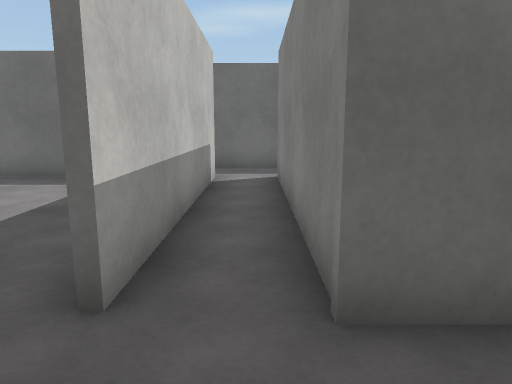
[1] (above)

24 first-person views from a walk through a 3-D level made in the Unity game engine. The camera is 1.2 m above the floor, tilts 10° down and sees 70° across. The floor is counted in squares, 1 m on a side. Each view is taken from the middle of a square. On the plan, view 1 faces up. The plan holds only what a view shows up to about 15 squares ahead; the rest is blank. The place goes on beyond the plan. The player character is not drawn. Surface patterns are stand-ins for the level's own textures.

[2]
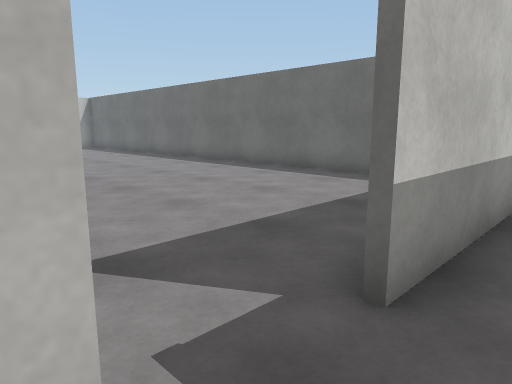

[3]
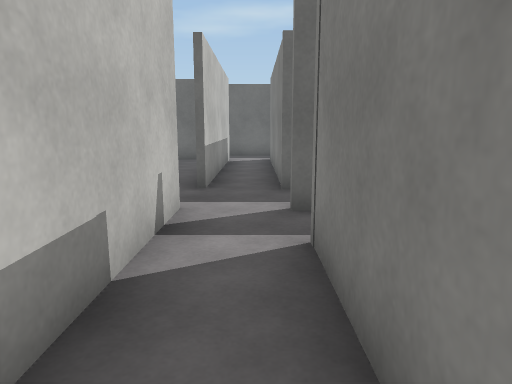

[4]
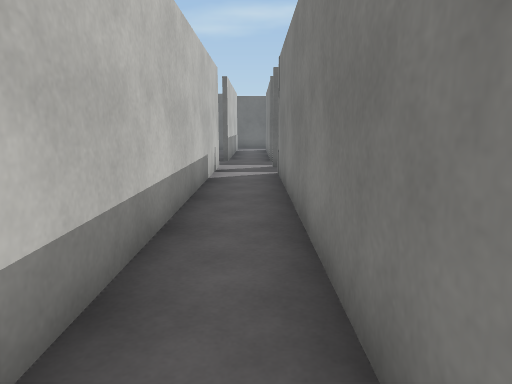

[5]
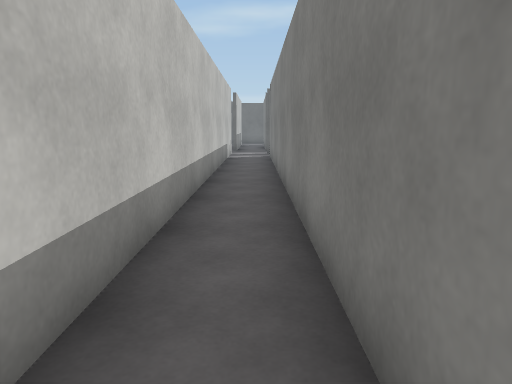

[6]
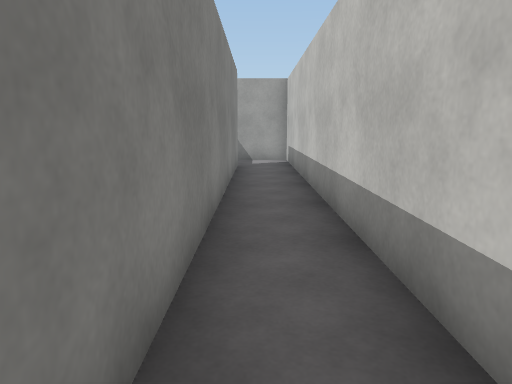

[7]
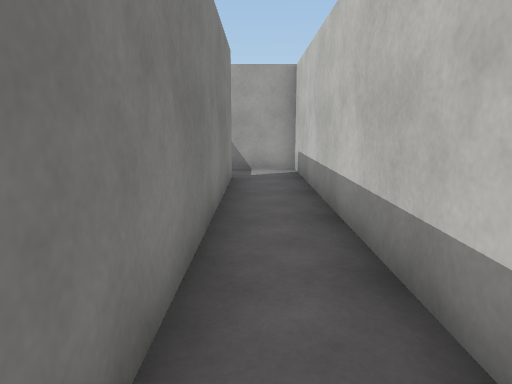

[8]
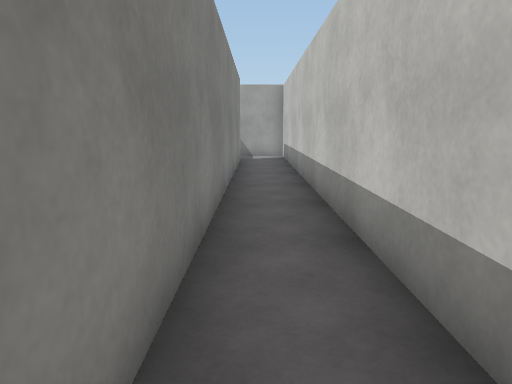

[9]
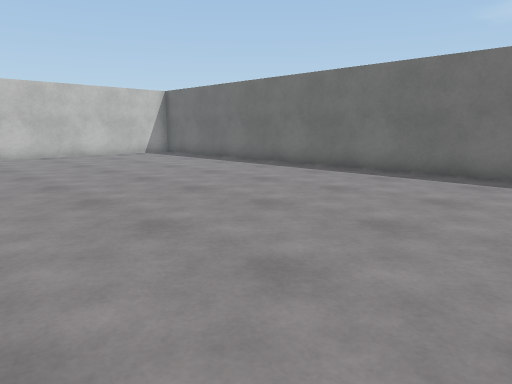

[10]
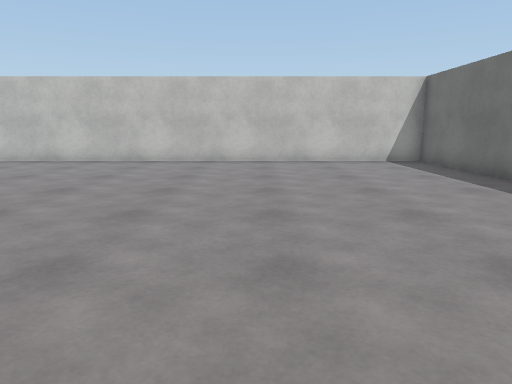

[11]
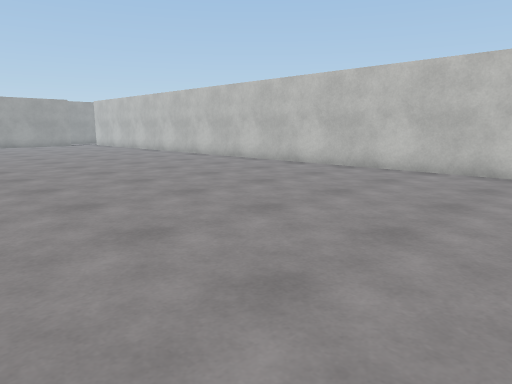

[12]
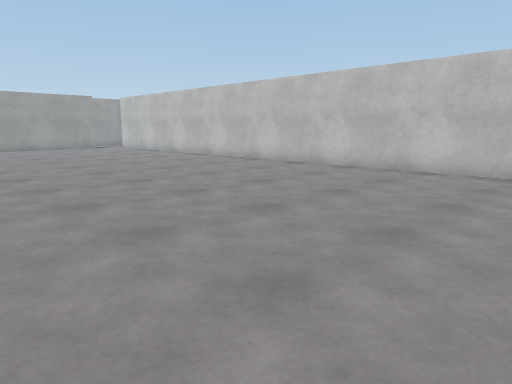

[13]
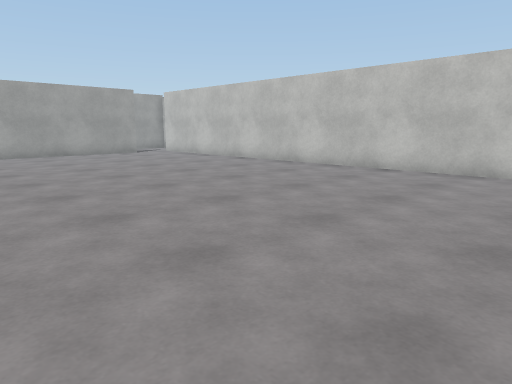

[14]
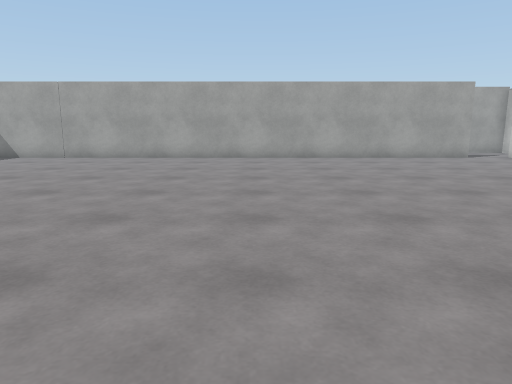

[15]
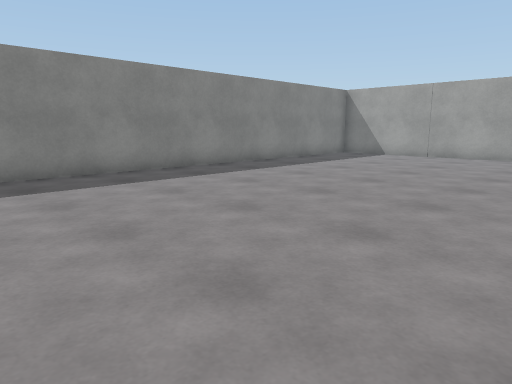

[16]
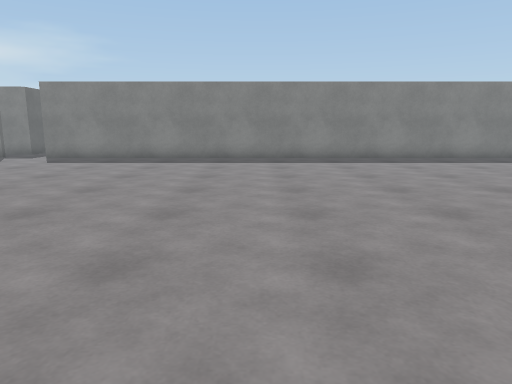

[17]
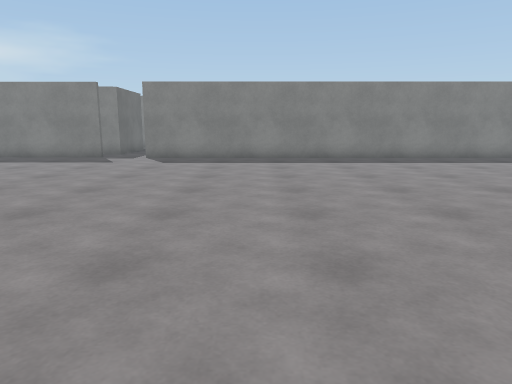

[18]
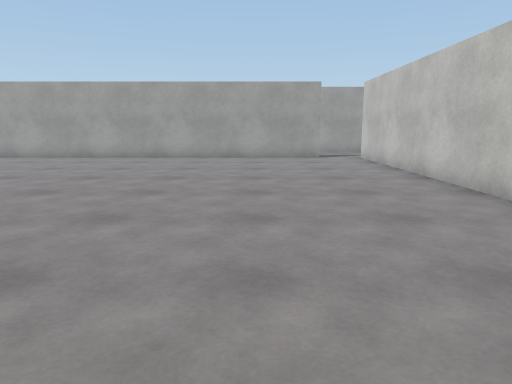

[19]
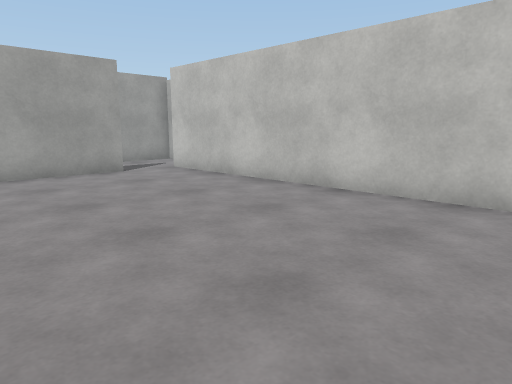

[20]
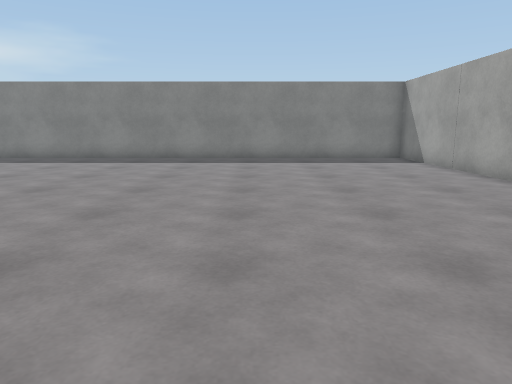

[21]
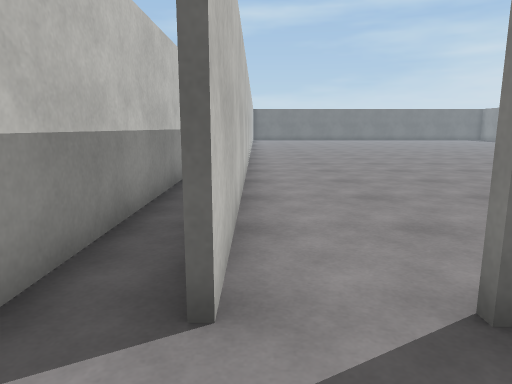

[22]
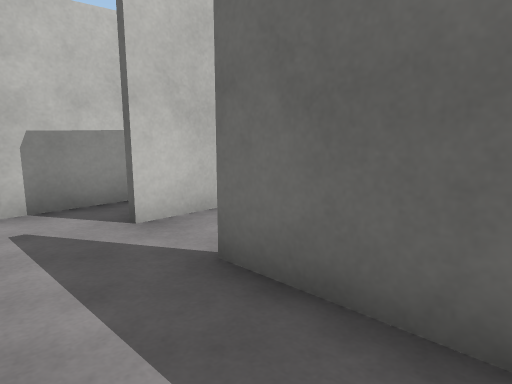

[23]
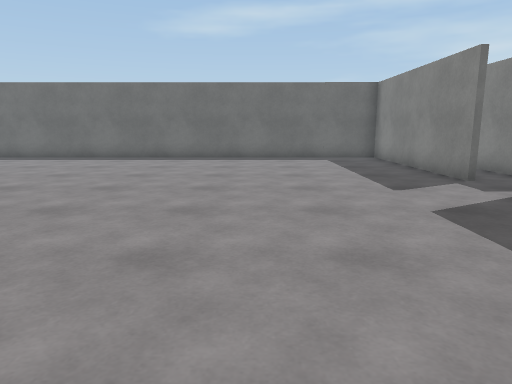

[24]
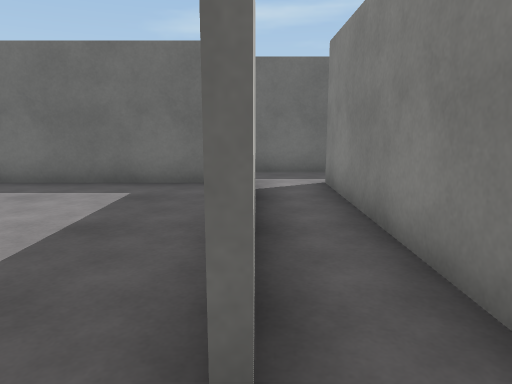

### Floor plan
Points are (right, up) in squares from view 1. A wall is a line through its corners. A room is listed if a view was taken in it or the views show most of it. See-through windows are left out.
Room 1 (views 1, 2, 3, 4, 5, 6, 7, 8)
walls: (0.6, -23) (0.6, -1.2); (-1.1, 0.5) (-1.1, -24.9); (-0.9, -24.8) (0.8, -24.8)
ways out: opening at (0, 0) to room 4
Room 2 (views 9, 10, 11, 12, 13, 14, 15, 16, 17, 18, 19, 20, 23, 24)
walls: (-1.3, 2.1) (-1.3, 8.9) (-23.3, 8.9) (-23.3, -25); (-21.6, -24.8) (-0.9, -24.8); (-1.3, -24.9) (-1.3, 0.5)
ways out: opening at (-22, -25) to room 3; opening at (-1, 1.5) to room 4
Room 3 (views 21, 22)
walls: (-19.2, -24.9) (-21.6, -24.9); (-24.7, -18.4) (-24.7, -27.5) (-23.9, -27.5)
ways out: opening at (-22, -25) to room 2
Room 4 (no view inside)
walls: (1.5, 2.1) (0.6, 2.1) (0.6, 9); (-1.1, 9) (-1.1, 2.1)
ways out: opening at (0, 0) to room 1; opening at (-1, 1.5) to room 2; opening at (0, 10)

Where each view was taken, in squares from view 1:
view 1: 0 up, 0 right, facing up
view 2: 0 up, 0 right, facing up-left
view 3: 5 down, 0 right, facing up
view 4: 11 down, 0 right, facing up
view 5: 17 down, 0 right, facing up
view 6: 11 down, 0 right, facing down
view 7: 14 down, 0 right, facing down
view 8: 9 down, 0 right, facing down
view 9: 1 down, 7 left, facing up-left
view 10: 3 up, 10 left, facing left
view 11: 1 up, 13 left, facing down-left
view 12: 3 down, 13 left, facing down-left
view 13: 8 down, 13 left, facing down-left
view 14: 10 down, 13 left, facing down
view 15: 9 down, 11 left, facing down-right
view 16: 8 down, 16 left, facing right
view 17: 4 down, 16 left, facing right
view 18: 10 down, 19 left, facing down
view 19: 15 down, 17 left, facing down-left
view 20: 19 down, 16 left, facing right
view 21: 27 down, 23 left, facing up
view 22: 27 down, 19 left, facing up-left
view 23: 6 down, 6 left, facing up
view 24: 1 up, 1 left, facing up
